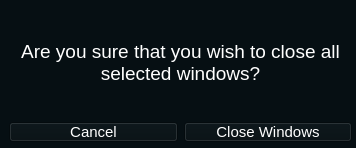
<?xml version="1.0" encoding="UTF-8"?>
<ui version="4.0">
 <class>Form</class>
 <widget class="QWidget" name="Form">
  <property name="geometry">
   <rect>
    <x>0</x>
    <y>0</y>
    <width>356</width>
    <height>148</height>
   </rect>
  </property>
  <property name="windowTitle">
   <string>Close Selected</string>
  </property>
  <property name="styleSheet">
   <string notr="true">background: rgb(6,15,19);</string>
  </property>
  <widget class="QWidget" name="gridLayoutWidget">
   <property name="geometry">
    <rect>
     <x>0</x>
     <y>0</y>
     <width>361</width>
     <height>151</height>
    </rect>
   </property>
   <layout class="QGridLayout" name="gridLayout">
    <property name="leftMargin">
     <number>9</number>
    </property>
    <property name="topMargin">
     <number>9</number>
    </property>
    <property name="rightMargin">
     <number>9</number>
    </property>
    <property name="bottomMargin">
     <number>9</number>
    </property>
    <item row="1" column="0">
     <widget class="QPushButton" name="CancelClose">
      <property name="styleSheet">
       <string notr="true">QPushButton{

            border: 4px solid '#4aa3d1';
            background: '#4aa3d1';
            color: white;
            font-family: 'Helvetica';
            font-size: 15px;
            padding: 0px 0;
            margin-top: 0px
}
QPushButton:hover{
	background: '#173953';
     border: 4px solid '#173953'
}
</string>
      </property>
      <property name="text">
       <string>Cancel</string>
      </property>
     </widget>
    </item>
    <item row="1" column="1">
     <widget class="QPushButton" name="CloseFiles">
      <property name="styleSheet">
       <string notr="true">QPushButton{

            border: 4px solid '#4aa3d1';
            background: '#4aa3d1';
            color: white;
            font-family: 'Helvetica';
            font-size: 15px;
            padding: 0px 0;
            margin-top: 0px
}
QPushButton:hover{
	background: '#173953';
     border: 4px solid '#173953'
}</string>
      </property>
      <property name="text">
       <string>Close Windows</string>
      </property>
     </widget>
    </item>
    <item row="0" column="0" colspan="2">
     <widget class="QLabel" name="label_3">
      <property name="font">
       <font>
        <pointsize>14</pointsize>
       </font>
      </property>
      <property name="styleSheet">
       <string notr="true">color: #FFFFFF</string>
      </property>
      <property name="text">
       <string>Are you sure that you wish to close all selected windows?</string>
      </property>
      <property name="alignment">
       <set>Qt::AlignCenter</set>
      </property>
      <property name="wordWrap">
       <bool>true</bool>
      </property>
     </widget>
    </item>
   </layout>
  </widget>
 </widget>
 <resources/>
 <connections/>
</ui>
